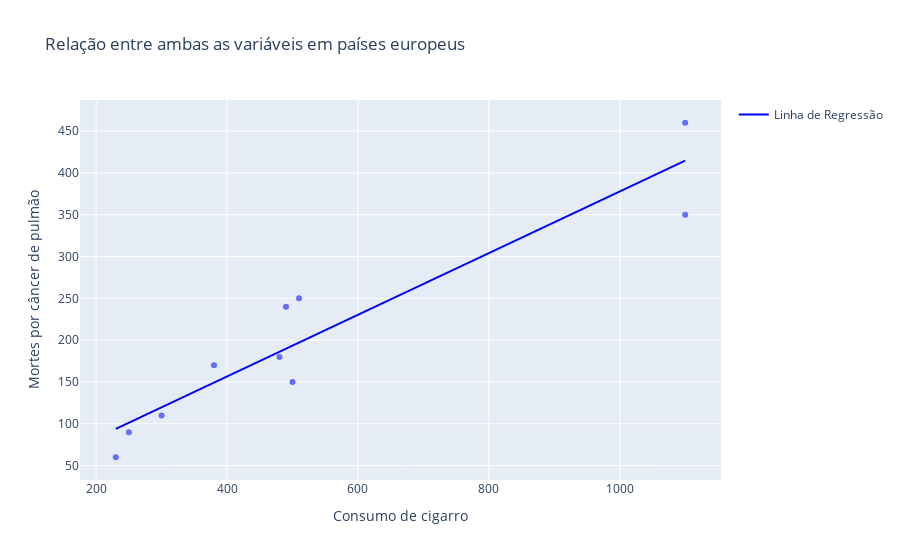

Notebook code for this chart:
### Markdown cell above
Trace a reta que melhor ajusta esses dados

### Code cell
# Adicionando a linha de regressão ao gráfico
fig.add_trace(
    go.Scatter(
        x=x_pred.flatten(),
        y=y_pred.flatten(),
        mode='lines',
        name='Linha de Regressão',
        line={'color':'blue'}
    )
)

# Exibindo o gráfico com a linha de regressão
fig.show()

### Figure 1 — Plotly figure (JSON) as saved in the notebook; plotly's stock layout.template omitted (floating-point values rounded to 4 significant figures)
{"data": [{"hovertemplate": "Consumo de cigarro=%{x}<br>Mortes por câncer de pulmão=%{y}<extra></extra>", "legendgroup": "", "marker": {"color": "#636efa", "symbol": "circle"}, "mode": "markers", "name": "", "orientation": "v", "showlegend": false, "type": "scatter", "x": [480, 500, 380, 1100, 1100, 230, 490, 250, 300, 510], "xaxis": "x", "y": [180, 150, 170, 350, 460, 60, 240, 90, 110, 250], "yaxis": "y"}, {"line": {"color": "blue"}, "mode": "lines", "name": "Linha de Regressão", "type": "scatter", "x": [230, 238.8, 247.6, 256.4, 265.2, 273.9, 282.7, 291.5, 300.3, 309.1, 317.9, 326.7, 335.5, 344.2, 353.0, 361.8, 370.6, 379.4, 388.2, 397.0, 405.8, 414.5, 423.3, 432.1, 440.9, 449.7, 458.5, 467.3, 476.1, 484.8, 493.6, 502.4, 511.2, 520, 528.8, 537.6, 546.4, 555.2, 563.9, 572.7, 581.5, 590.3, 599.1, 607.9, 616.7, 625.5, 634.2, 643.0, 651.8, 660.6, 669.4, 678.2, 687.0, 695.8, 704.5, 713.3, 722.1, 730.9, 739.7, 748.5, 757.3, 766.1, 774.8, 783.6, 792.4, 801.2, 810, 818.8, 827.6, 836.4, 845.2, 853.9, 862.7, 871.5, 880.3, 889.1, 897.9, 906.7, 915.5, 924.2, 933.0, 941.8, 950.6, 959.4, 968.2, 977.0, 985.8, 994.5, 1003.0, 1012.0, 1021.0, 1030.0, 1038.0, 1047.0, 1056.0, 1065.0, 1074.0, 1082.0, 1091.0, 1100], "y": [93.93, 97.17, 100.4, 103.6, 106.9, 110.1, 113.4, 116.6, 119.8, 123.1, 126.3, 129.6, 132.8, 136.0, 139.3, 142.5, 145.8, 149.0, 152.2, 155.5, 158.7, 162.0, 165.2, 168.4, 171.7, 174.9, 178.2, 181.4, 184.6, 187.9, 191.1, 194.4, 197.6, 200.8, 204.1, 207.3, 210.6, 213.8, 217.0, 220.3, 223.5, 226.8, 230.0, 233.2, 236.5, 239.7, 243.0, 246.2, 249.4, 252.7, 255.9, 259.2, 262.4, 265.6, 268.9, 272.1, 275.4, 278.6, 281.8, 285.1, 288.3, 291.5, 294.8, 298.0, 301.3, 304.5, 307.7, 311.0, 314.2, 317.5, 320.7, 323.9, 327.2, 330.4, 333.7, 336.9, 340.1, 343.4, 346.6, 349.9, 353.1, 356.3, 359.6, 362.8, 366.1, 369.3, 372.5, 375.8, 379.0, 382.3, 385.5, 388.7, 392.0, 395.2, 398.5, 401.7, 404.9, 408.2, 411.4, 414.7]}], "layout": {"legend": {"tracegroupgap": 0}, "title": {"text": "Relação entre ambas as variáveis em países europeus"}, "xaxis": {"anchor": "y", "domain": [0, 1], "title": {"text": "Consumo de cigarro"}}, "yaxis": {"anchor": "x", "domain": [0, 1], "title": {"text": "Mortes por câncer de pulmão"}}}}
